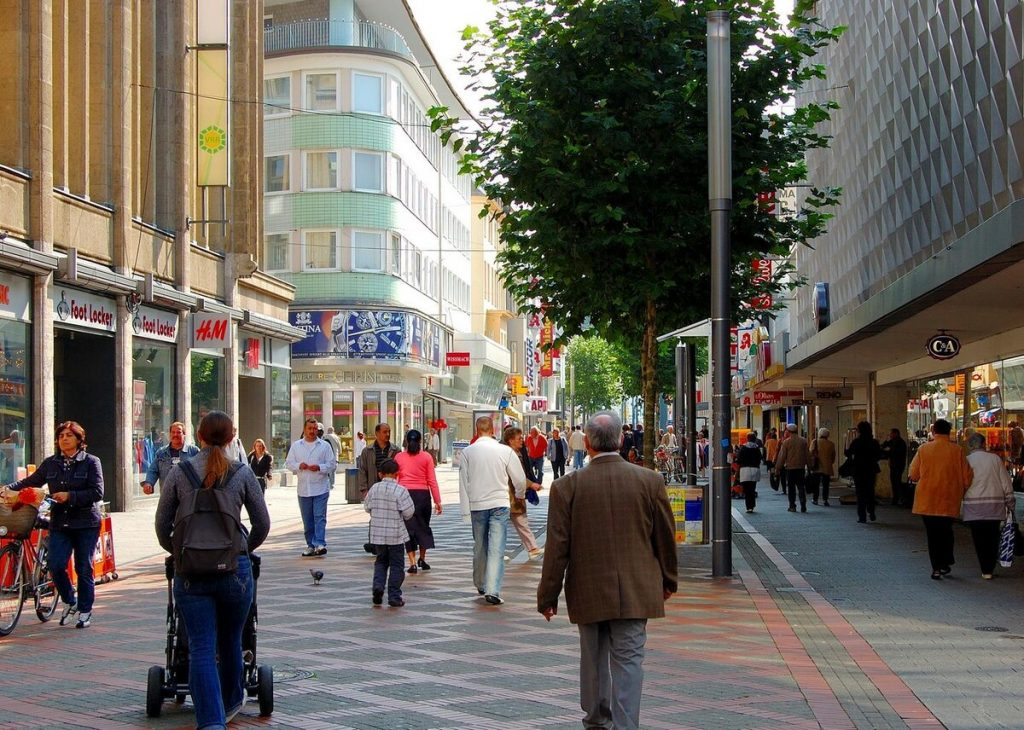
#> input picture BTL_XLA/pedestrian2jpg.jpg, 1024 x 730 px
$ python Code_main.py
#> lines starting #> are read from the running program, lines starting #| are printed output that depends on the picture; after the words box and inside, x2 and y2 are one past the last pixel; in counts of white or black regions, pixels touching at a corner belong together
import cv2
import imutils

# Initializing the HOG person
# detector
hog = cv2.HOGDescriptor()
hog.setSVMDetector(cv2.HOGDescriptor_getDefaultPeopleDetector())

# Reading the Image
image = cv2.imread('pedestrian2jpg.jpg')
#> image is the input picture: shape (730, 1024, 3); mean B, G, R 94.6, 103, 108.3

# Resizing the Image
image = imutils.resize(image,
                       width=min(400, image.shape[1]))
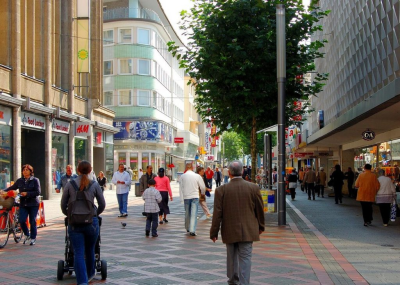
#> image: shape (285, 400, 3); mean B, G, R 94.6, 103, 108.3

# Detecting all the regions in the img
# Image that has a pedestrians inside it
(regions, _) = hog.detectMultiScale(image,
                                    winStride=(4, 4),
                                    padding=(4, 4),
                                    scale=1.05)
#> regions = [[160, 135, 64, 128], [0, 141, 61, 130], [47, 145, 69, 137], [111, 103, 83, 166], [185, 92, 92, 183]]

# Drawing the regions in the Image
for (x, y, w, h) in regions:
    cv2.rectangle(image, (x, y),
                  (x + w, y + h),
                  (0, 0, 255),
                  2)
#> this loop made 5 passes
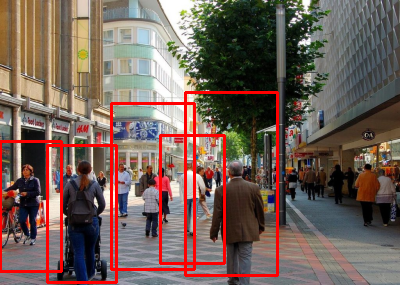
#> image: shape (285, 400, 3); 5.65% of pixels changed, all inside (x1, y1, x2, y2) = (0, 91, 279, 284)

# Showing the output Image
cv2.imshow("Image", image)
cv2.waitKey(0)

cv2.destroyAllWindows()

$ run again, with BTL_XLA/Anh1.jpg copied over BTL_XLA/pedestrian2jpg.jpg
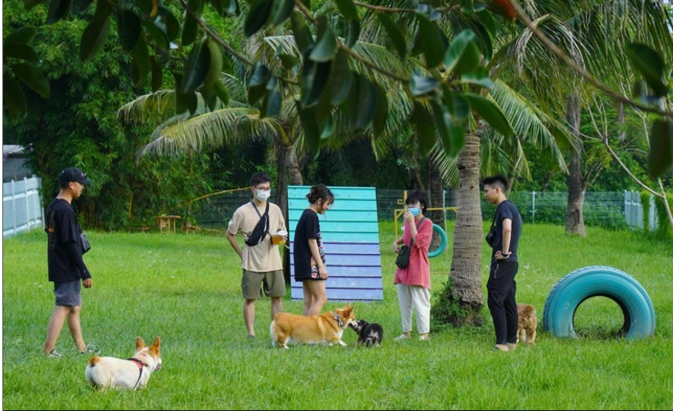
#> input picture BTL_XLA/Anh1.jpg, 1350 x 822 px (shown at 1/2 size)
#> image is the input picture: shape (822, 1350, 3); mean B, G, R 59.2, 105.4, 77
#> `image = imutils.resize(image, width=min(400, image.shape[1]))`:
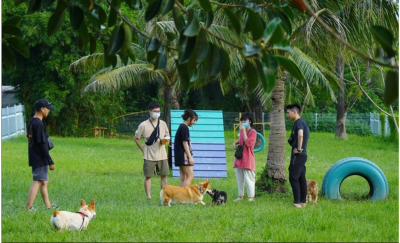
#> image: shape (243, 400, 3); mean B, G, R 59.2, 105.4, 77
#> regions = [[119, 86, 70, 141], [142, 48, 72, 144]]
#> the loop `for (x, y, w, h) in regions:` made 2 passes
#> after the loop `for (x, y, w, h) in regions:`:
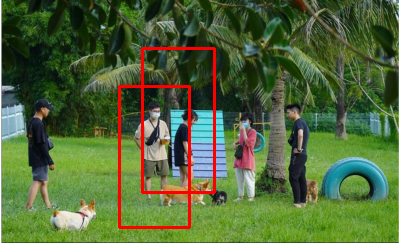
#> image: shape (243, 400, 3); 2.61% of pixels changed, all inside (x1, y1, x2, y2) = (118, 47, 216, 229)

$ run again, with BTL_XLA/pedestrians_1.jpg copied over BTL_XLA/pedestrian2jpg.jpg
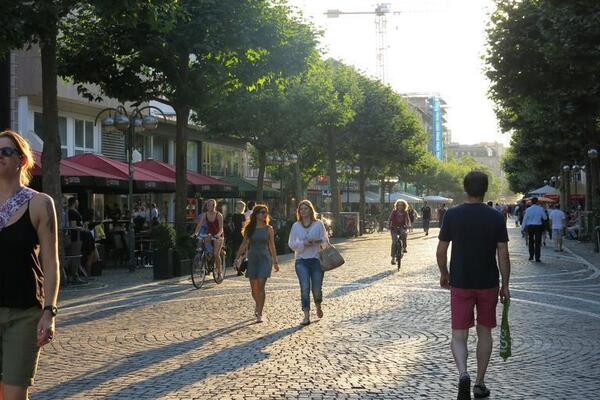
#> input picture BTL_XLA/pedestrians_1.jpg, 600 x 400 px
#> image is the input picture: shape (400, 600, 3); mean B, G, R 94.3, 102.3, 101.8
#> `image = imutils.resize(image, width=min(400, image.shape[1]))`:
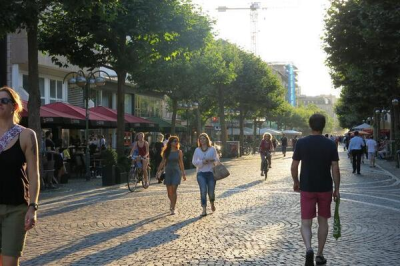
#> image: shape (266, 400, 3); mean B, G, R 94.3, 102.3, 101.8
#> regions = [[173, 106, 66, 133], [274, 94, 87, 172]]
#> the loop `for (x, y, w, h) in regions:` made 2 passes
#> after the loop `for (x, y, w, h) in regions:`:
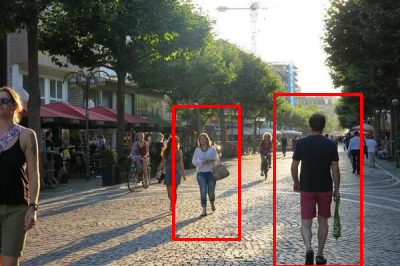
#> image: shape (266, 400, 3); 2.41% of pixels changed, all inside (x1, y1, x2, y2) = (172, 93, 363, 266)

$ run again, with BTL_XLA/pedestrians_2.jpg copied over BTL_XLA/pedestrian2jpg.jpg
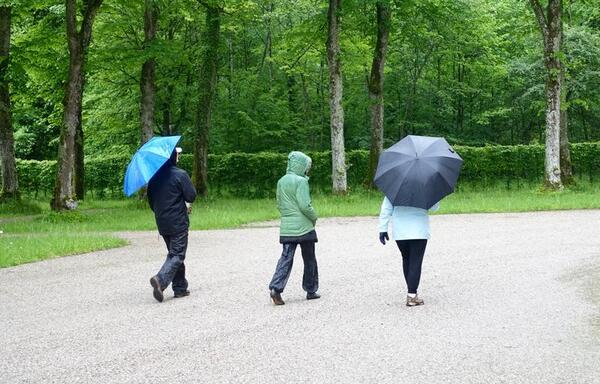
#> input picture BTL_XLA/pedestrians_2.jpg, 600 x 384 px
#> image is the input picture: shape (384, 600, 3); mean B, G, R 120.4, 151.3, 129.5
#> regions = [[76, 66, 79, 158], [158, 66, 82, 164], [231, 58, 87, 173]]
#> the loop `for (x, y, w, h) in regions:` made 3 passes
#> after the loop `for (x, y, w, h) in regions:`:
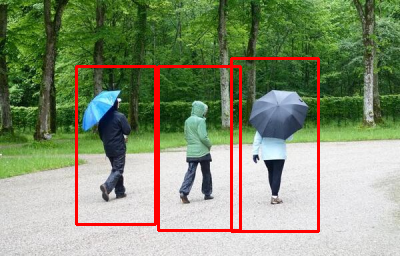
#> image: shape (256, 400, 3); mean B, G, R 114.8, 144.3, 134.4
